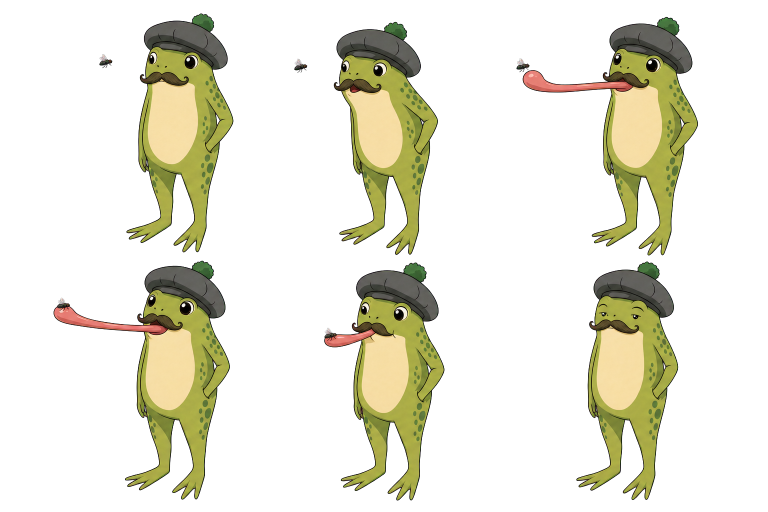
#> input picture Berry/PNGTuber_Remix_Rig/Fly_Catch/sources/fly_catch_keyposes_transparent.png, 1536 x 1024 px (shown at 1/2 size)
$ python build_fly_catch_preview.py
#> lines starting #> are read from the running program, lines starting #| are printed output that depends on the picture
from pathlib import Path

from PIL import Image, ImageDraw


ROOT = Path(__file__).resolve().parent
SOURCE = ROOT / "sources" / "fly_catch_keyposes_transparent.png"
FRAMES = ROOT / "frames"
SHEETS = ROOT / "sheets"
PREVIEWS = ROOT / "previews"

POSE_NAMES = (
    "01_notice",
    "02_aim",
    "03_strike",
    "04_catch",
    "05_retract",
    "06_satisfied",
)

# Fourteen frames at 10 FPS: 1.4 seconds total.
SEQUENCE = (
    "01_notice",
    "01_notice",
    "01_notice",
    "02_aim",
    "02_aim",
    "03_strike",
    "04_catch",
    "04_catch",
    "05_retract",
    "05_retract",
    "06_satisfied",
    "06_satisfied",
    "06_satisfied",
    "06_satisfied",
)

CELL_SIZE = (512, 512)
SHEET_GRID = (7, 2)


def checkerboard(size: tuple[int, int], tile: int = 24) -> Image.Image:
    image = Image.new("RGBA", size, (235, 235, 235, 255))
    draw = ImageDraw.Draw(image)
    for y in range(0, size[1], tile):
        for x in range(0, size[0], tile):
            if (x // tile + y // tile) % 2:
                draw.rectangle(
                    (x, y, x + tile - 1, y + tile - 1),
                    fill=(195, 195, 195, 255),
                )
    return image


def main() -> None:
    FRAMES.mkdir(parents=True, exist_ok=True)
    SHEETS.mkdir(parents=True, exist_ok=True)
    PREVIEWS.mkdir(parents=True, exist_ok=True)

    study = Image.open(SOURCE).convert("RGBA")
#> study is the input picture: PIL image 1536x1024 RGBA; mean R, G, B, A 35.3, 34.1, 19.8, 57.8
    expected_size = (CELL_SIZE[0] * 3, CELL_SIZE[1] * 2)
    if study.size != expected_size:
        raise RuntimeError(
            f"Expected key-pose sheet {expected_size}, received {study.size}"
        )

    poses: dict[str, Image.Image] = {}
    for index, pose_name in enumerate(POSE_NAMES):
        x = (index % 3) * CELL_SIZE[0]
        y = (index // 3) * CELL_SIZE[1]
        pose = study.crop((x, y, x + CELL_SIZE[0], y + CELL_SIZE[1]))
        if pose.getchannel("A").getbbox() is None:
            raise RuntimeError(f"{pose_name} is empty")
        poses[pose_name] = pose
        pose.save(FRAMES / f"{pose_name}.png", optimize=True)
#> this loop made 6 passes
#> pass 1, in main, `pose = study.crop((x, y, x + CELL_SIZE[0], y + CELL_SIZE[1]))`:
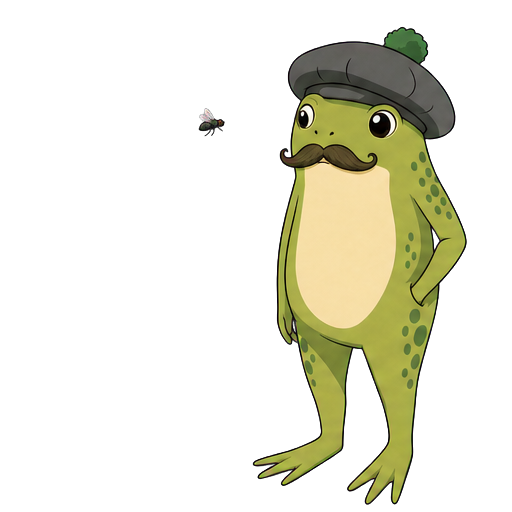
#> pose: PIL image 512x512 RGBA; mean R, G, B, A 35.4, 34.7, 20.1, 57.9; transparent parts drawn white
#> after the loop:
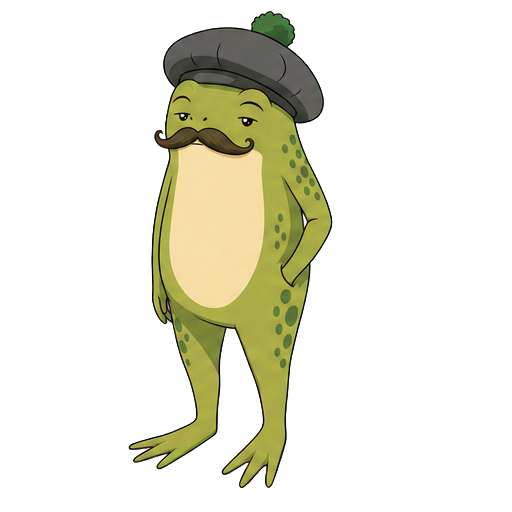
#> pose: PIL image 512x512 RGBA; mean R, G, B, A 33.9, 33.2, 18.8, 55.2; transparent parts drawn white
#> after the loop, poses = 6 items

    sequence = [poses[name] for name in SEQUENCE]
#> sequence = 14 items
    sprite_sheet = Image.new(
        "RGBA",
        (
            CELL_SIZE[0] * SHEET_GRID[0],
            CELL_SIZE[1] * SHEET_GRID[1],
        ),
        (0, 0, 0, 0),
    )
#> sprite_sheet: PIL image 3584x1024 RGBA; every value is 0
    for index, frame in enumerate(sequence):
        x = (index % SHEET_GRID[0]) * CELL_SIZE[0]
        y = (index // SHEET_GRID[0]) * CELL_SIZE[1]
        sprite_sheet.alpha_composite(frame, (x, y))
#> this loop made 14 passes
#> (x, y) on passes 1 to 12: (0, 0), (512, 0), (1024, 0), (1536, 0), (2048, 0), (2560, 0), (3072, 0), (0, 512), (512, 512), (1024, 512), (1536, 512), (2048, 512)
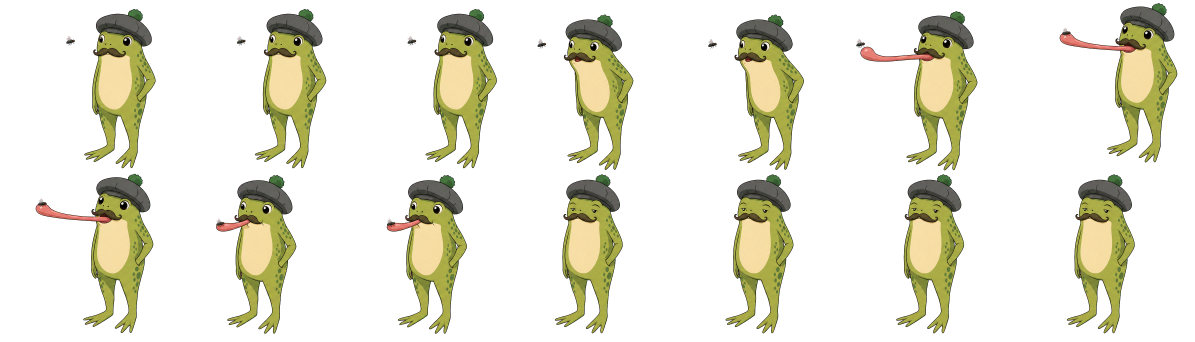
#> sprite_sheet: PIL image 3584x1024 RGBA (shown at 1/3 size); mean R, G, B, A 35, 33.9, 19.5, 57.2; transparent parts drawn white
    sprite_sheet.save(
        SHEETS / "fly_catch_prototype_14f_7x2.png",
        optimize=True,
    )

    gif_frames = []
    for frame in sequence:
        board = checkerboard(CELL_SIZE)
        board.alpha_composite(frame)
        gif_frames.append(
            board.convert("P", palette=Image.Palette.ADAPTIVE, colors=255)
        )
#> this loop made 14 passes
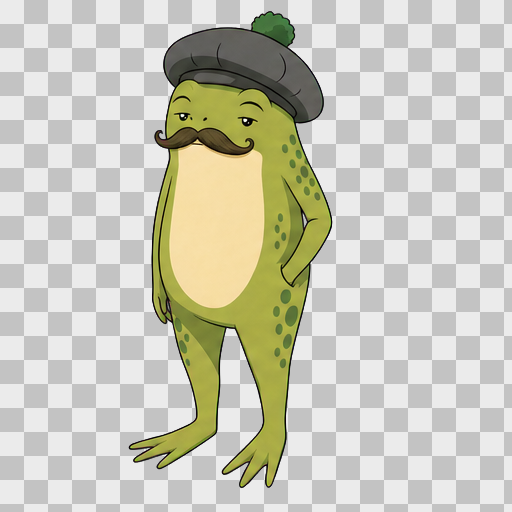
#> board: PIL image 512x512 RGBA; mean R, G, B, A 202.3, 201.6, 187.3, 255
#> after the loop, gif_frames = 14 items
    gif_frames[0].save(
        PREVIEWS / "fly_catch_timing_preview.gif",
        save_all=True,
        append_images=gif_frames[1:],
        duration=100,
        loop=0,
        disposal=2,
    )
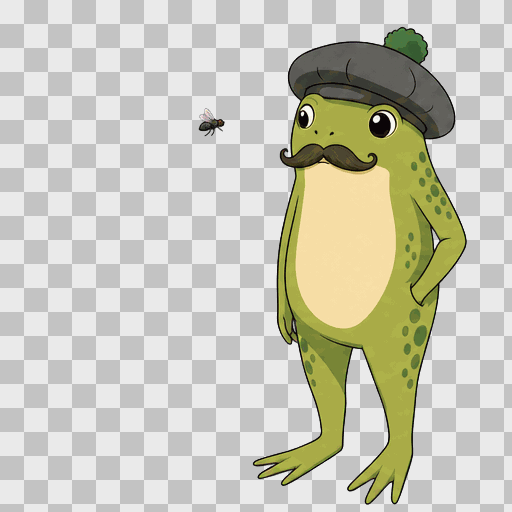
#> saved as fly_catch_timing_preview.gif: PIL image 512x512 P; mean R, G, B 201, 200.3, 185.7

    key_poses = checkerboard((CELL_SIZE[0] * 3, CELL_SIZE[1] * 2))
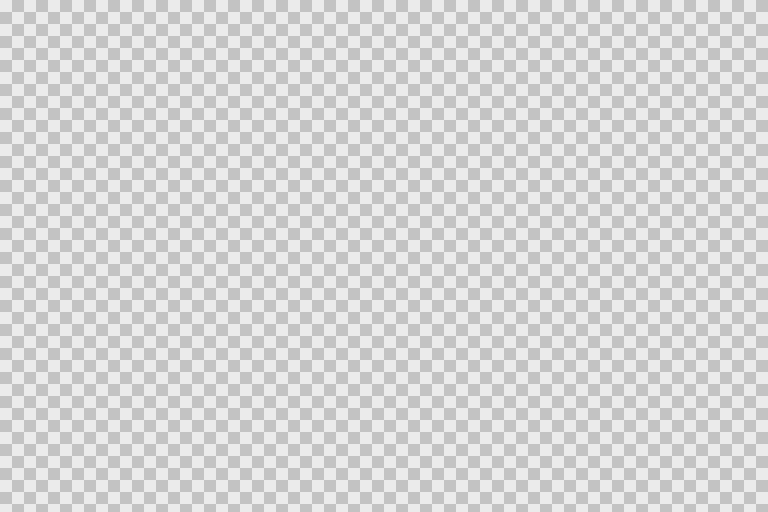
#> key_poses: PIL image 1536x1024 RGBA (shown at 1/2 size); mean R, G, B, A 215, 215, 215, 255
    key_poses.alpha_composite(study)
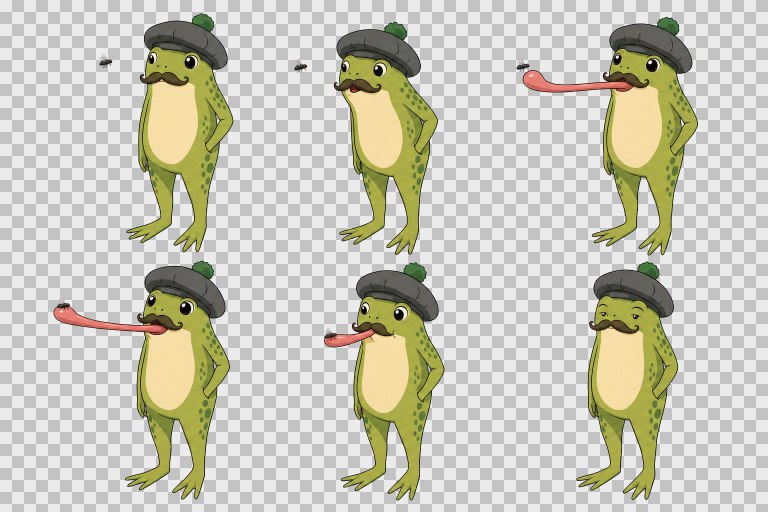
#> key_poses: PIL image 1536x1024 RGBA (shown at 1/2 size); mean R, G, B, A 201.5, 200.3, 185.9, 255
    key_poses.save(PREVIEWS / "fly_catch_key_poses.png", optimize=True)

    print(
        "prototype="
        f"{len(sequence)} frames at 10 FPS, "
        f"{len(sequence) / 10:.1f} seconds"
    )
#| prototype=14 frames at 10 FPS, 1.4 seconds
    print(
        "sheet="
        f"{sprite_sheet.width}x{sprite_sheet.height}, "
        f"cell={CELL_SIZE[0]}x{CELL_SIZE[1]}"
    )
#| sheet=3584x1024, cell=512x512


if __name__ == "__main__":
    main()
